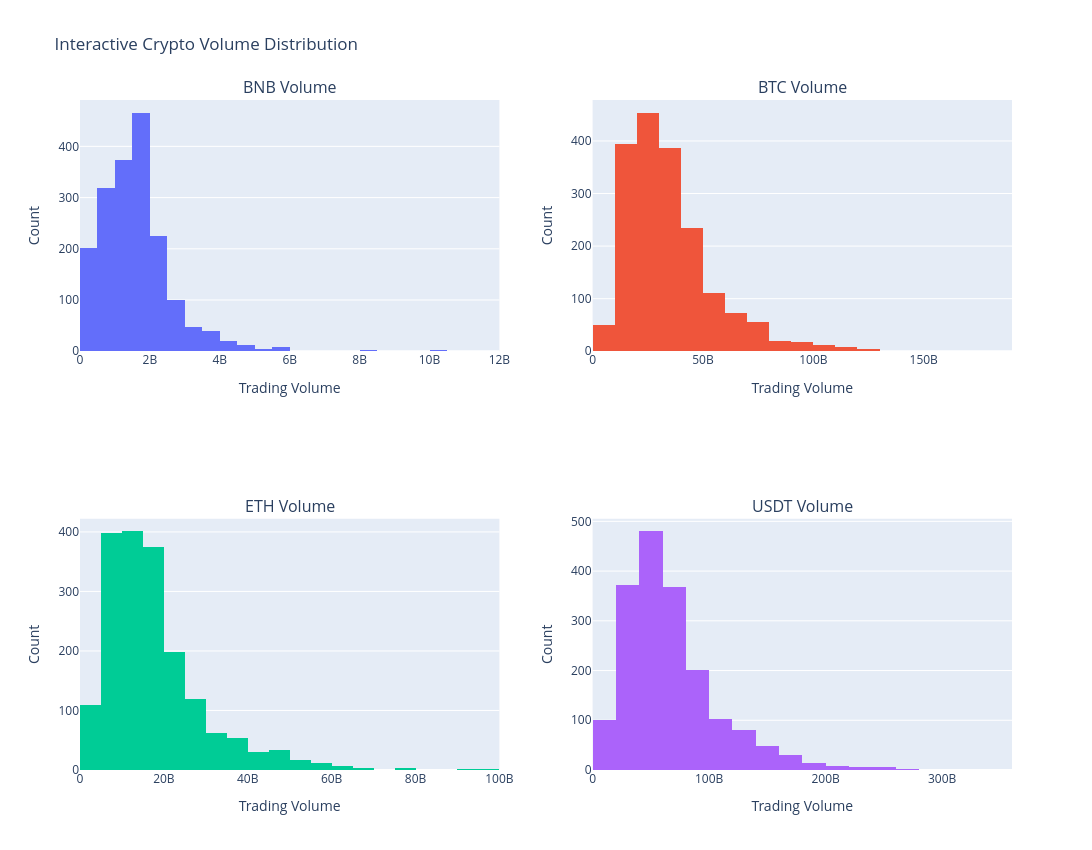

The notebook cell saved with this chart:
### Code cell
# GPT Code
from plotly.subplots import make_subplots
import plotly.graph_objects as go

volume_cols = [
    'Volume (BNB)',
    'Volume (BTC)',
    'Volume (ETH)',
    'Volume (USDT)'
]

titles = ['BNB Volume', 'BTC Volume', 'ETH Volume', 'USDT Volume']

fig = make_subplots(
    rows=2, cols=2,
    subplot_titles=titles
)

for i, col in enumerate(volume_cols):
    row = i // 2 + 1
    col_pos = i % 2 + 1

    fig.add_trace(
        go.Histogram(
            x=data[col],
            nbinsx=25,
            name=col,
            hovertemplate=(
                'Volume: %{x:,.2f}<br>'
                'Count: %{y}<extra></extra>'
            )
        ),
        row=row, col=col_pos
    )

fig.update_layout(
    title='Interactive Crypto Volume Distribution',
    height=850,
    width=1200,
    showlegend=False
)

fig.update_xaxes(title_text='Trading Volume')
fig.update_yaxes(title_text='Count')

fig.show()

### Figure 1 — Plotly figure (JSON) as saved in the notebook; plotly's stock layout.template omitted (floating-point values rounded to 4 significant figures; data arrays with more than 128 entries replaced by an {"elided": "..."} marker saying what was removed)
{"data": [{"hovertemplate": "Volume: %{x:,.2f}<br>Count: %{y}<extra></extra>", "name": "Volume (BNB)", "nbinsx": 25, "type": "histogram", "x": {"elided": "1826 int values"}, "xaxis": "x", "yaxis": "y"}, {"hovertemplate": "Volume: %{x:,.2f}<br>Count: %{y}<extra></extra>", "name": "Volume (BTC)", "nbinsx": 25, "type": "histogram", "x": {"elided": "1826 int values"}, "xaxis": "x2", "yaxis": "y2"}, {"hovertemplate": "Volume: %{x:,.2f}<br>Count: %{y}<extra></extra>", "name": "Volume (ETH)", "nbinsx": 25, "type": "histogram", "x": {"elided": "1826 int values"}, "xaxis": "x3", "yaxis": "y3"}, {"hovertemplate": "Volume: %{x:,.2f}<br>Count: %{y}<extra></extra>", "name": "Volume (USDT)", "nbinsx": 25, "type": "histogram", "x": {"elided": "1826 int values"}, "xaxis": "x4", "yaxis": "y4"}], "layout": {"annotations": [{"font": {"size": 16}, "showarrow": false, "text": "BNB Volume", "x": 0.225, "xanchor": "center", "xref": "paper", "y": 1, "yanchor": "bottom", "yref": "paper"}, {"font": {"size": 16}, "showarrow": false, "text": "BTC Volume", "x": 0.775, "xanchor": "center", "xref": "paper", "y": 1, "yanchor": "bottom", "yref": "paper"}, {"font": {"size": 16}, "showarrow": false, "text": "ETH Volume", "x": 0.225, "xanchor": "center", "xref": "paper", "y": 0.375, "yanchor": "bottom", "yref": "paper"}, {"font": {"size": 16}, "showarrow": false, "text": "USDT Volume", "x": 0.775, "xanchor": "center", "xref": "paper", "y": 0.375, "yanchor": "bottom", "yref": "paper"}], "height": 850, "showlegend": false, "title": {"text": "Interactive Crypto Volume Distribution"}, "width": 1200, "xaxis": {"anchor": "y", "domain": [0, 0.45], "title": {"text": "Trading Volume"}}, "xaxis2": {"anchor": "y2", "domain": [0.55, 1], "title": {"text": "Trading Volume"}}, "xaxis3": {"anchor": "y3", "domain": [0, 0.45], "title": {"text": "Trading Volume"}}, "xaxis4": {"anchor": "y4", "domain": [0.55, 1], "title": {"text": "Trading Volume"}}, "yaxis": {"anchor": "x", "domain": [0.625, 1], "title": {"text": "Count"}}, "yaxis2": {"anchor": "x2", "domain": [0.625, 1], "title": {"text": "Count"}}, "yaxis3": {"anchor": "x3", "domain": [0, 0.375], "title": {"text": "Count"}}, "yaxis4": {"anchor": "x4", "domain": [0, 0.375], "title": {"text": "Count"}}}}
